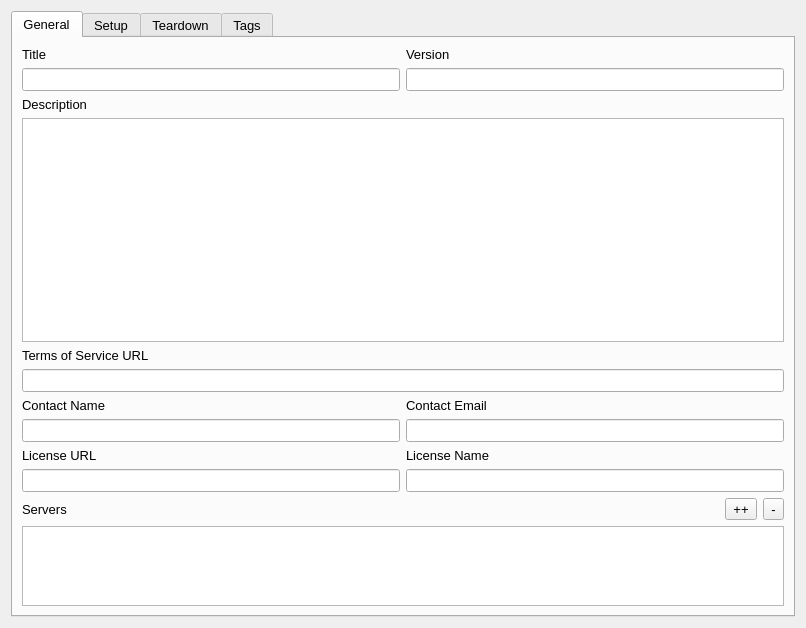
<?xml version="1.0" encoding="UTF-8"?>
<ui version="4.0">
 <class>ProjectInfoDialog</class>
 <widget class="QDialog" name="ProjectInfoDialog">
  <property name="windowModality">
   <enum>Qt::WindowModal</enum>
  </property>
  <property name="geometry">
   <rect>
    <x>0</x>
    <y>0</y>
    <width>806</width>
    <height>628</height>
   </rect>
  </property>
  <property name="font">
   <font>
    <pointsize>10</pointsize>
   </font>
  </property>
  <property name="windowTitle">
   <string>Project</string>
  </property>
  <property name="modal">
   <bool>true</bool>
  </property>
  <layout class="QHBoxLayout" name="horizontalLayout_6">
   <item>
    <widget class="QTabWidget" name="tabWidget">
     <property name="currentIndex">
      <number>0</number>
     </property>
     <widget class="QWidget" name="tab_2">
      <attribute name="title">
       <string>General</string>
      </attribute>
      <layout class="QHBoxLayout" name="horizontalLayout_2">
       <item>
        <layout class="QGridLayout" name="gridLayout">
         <item row="8" column="1">
          <widget class="QLabel" name="label_8">
           <property name="text">
            <string>License Name</string>
           </property>
          </widget>
         </item>
         <item row="3" column="0" colspan="2">
          <widget class="QTextEdit" name="txt_project_info">
           <property name="sizePolicy">
            <sizepolicy hsizetype="Expanding" vsizetype="Expanding">
             <horstretch>0</horstretch>
             <verstretch>0</verstretch>
            </sizepolicy>
           </property>
          </widget>
         </item>
         <item row="9" column="0">
          <widget class="QLineEdit" name="txt_license_url"/>
         </item>
         <item row="11" column="0" colspan="2">
          <layout class="QHBoxLayout" name="horizontalLayout_7">
           <item>
            <widget class="QLabel" name="label_9">
             <property name="text">
              <string>Servers</string>
             </property>
            </widget>
           </item>
           <item>
            <spacer name="horizontalSpacer">
             <property name="orientation">
              <enum>Qt::Horizontal</enum>
             </property>
             <property name="sizeHint" stdset="0">
              <size>
               <width>40</width>
               <height>20</height>
              </size>
             </property>
            </spacer>
           </item>
           <item>
            <widget class="QToolButton" name="btn_add_server">
             <property name="text">
              <string>++</string>
             </property>
            </widget>
           </item>
           <item>
            <widget class="QToolButton" name="btn_remove_server">
             <property name="text">
              <string>-</string>
             </property>
            </widget>
           </item>
          </layout>
         </item>
         <item row="7" column="0">
          <widget class="QLineEdit" name="txt_contact_name"/>
         </item>
         <item row="6" column="0">
          <widget class="QLabel" name="label_5">
           <property name="text">
            <string>Contact Name</string>
           </property>
          </widget>
         </item>
         <item row="0" column="0">
          <widget class="QLabel" name="label">
           <property name="text">
            <string>Title</string>
           </property>
          </widget>
         </item>
         <item row="2" column="0">
          <widget class="QLabel" name="label_3">
           <property name="text">
            <string>Description</string>
           </property>
          </widget>
         </item>
         <item row="1" column="1">
          <widget class="QLineEdit" name="txt_project_version"/>
         </item>
         <item row="5" column="0" colspan="2">
          <widget class="QLineEdit" name="txt_tos_url"/>
         </item>
         <item row="8" column="0">
          <widget class="QLabel" name="label_7">
           <property name="text">
            <string>License URL</string>
           </property>
          </widget>
         </item>
         <item row="9" column="1">
          <widget class="QLineEdit" name="txt_license_name"/>
         </item>
         <item row="6" column="1">
          <widget class="QLabel" name="label_6">
           <property name="text">
            <string>Contact Email</string>
           </property>
          </widget>
         </item>
         <item row="14" column="0" colspan="2">
          <widget class="QListWidget" name="lst_servers">
           <property name="sizePolicy">
            <sizepolicy hsizetype="Expanding" vsizetype="MinimumExpanding">
             <horstretch>0</horstretch>
             <verstretch>0</verstretch>
            </sizepolicy>
           </property>
           <property name="maximumSize">
            <size>
             <width>16777215</width>
             <height>80</height>
            </size>
           </property>
          </widget>
         </item>
         <item row="0" column="1">
          <widget class="QLabel" name="label_2">
           <property name="text">
            <string>Version</string>
           </property>
          </widget>
         </item>
         <item row="1" column="0">
          <widget class="QLineEdit" name="txt_project_title"/>
         </item>
         <item row="4" column="0">
          <widget class="QLabel" name="label_4">
           <property name="text">
            <string>Terms of Service URL</string>
           </property>
          </widget>
         </item>
         <item row="7" column="1">
          <widget class="QLineEdit" name="txt_contact_email"/>
         </item>
        </layout>
       </item>
      </layout>
     </widget>
     <widget class="QWidget" name="tab_3">
      <attribute name="title">
       <string>Setup</string>
      </attribute>
      <layout class="QVBoxLayout" name="verticalLayout">
       <item>
        <widget class="QLabel" name="label_10">
         <property name="text">
          <string>Common Headers (Will be added to all API requests)</string>
         </property>
        </widget>
       </item>
       <item>
        <widget class="QListWidget" name="lst_common_headers"/>
       </item>
      </layout>
     </widget>
     <widget class="QWidget" name="tab_4">
      <attribute name="title">
       <string>Teardown</string>
      </attribute>
      <layout class="QHBoxLayout" name="horizontalLayout_4">
       <item>
        <widget class="QPlainTextEdit" name="txt_project_teardown"/>
       </item>
      </layout>
     </widget>
     <widget class="QWidget" name="tab_5">
      <attribute name="title">
       <string>Tags</string>
      </attribute>
      <layout class="QHBoxLayout" name="horizontalLayout_5">
       <item>
        <widget class="QListWidget" name="lst_project_tags"/>
       </item>
      </layout>
     </widget>
    </widget>
   </item>
  </layout>
 </widget>
 <resources/>
 <connections/>
</ui>
